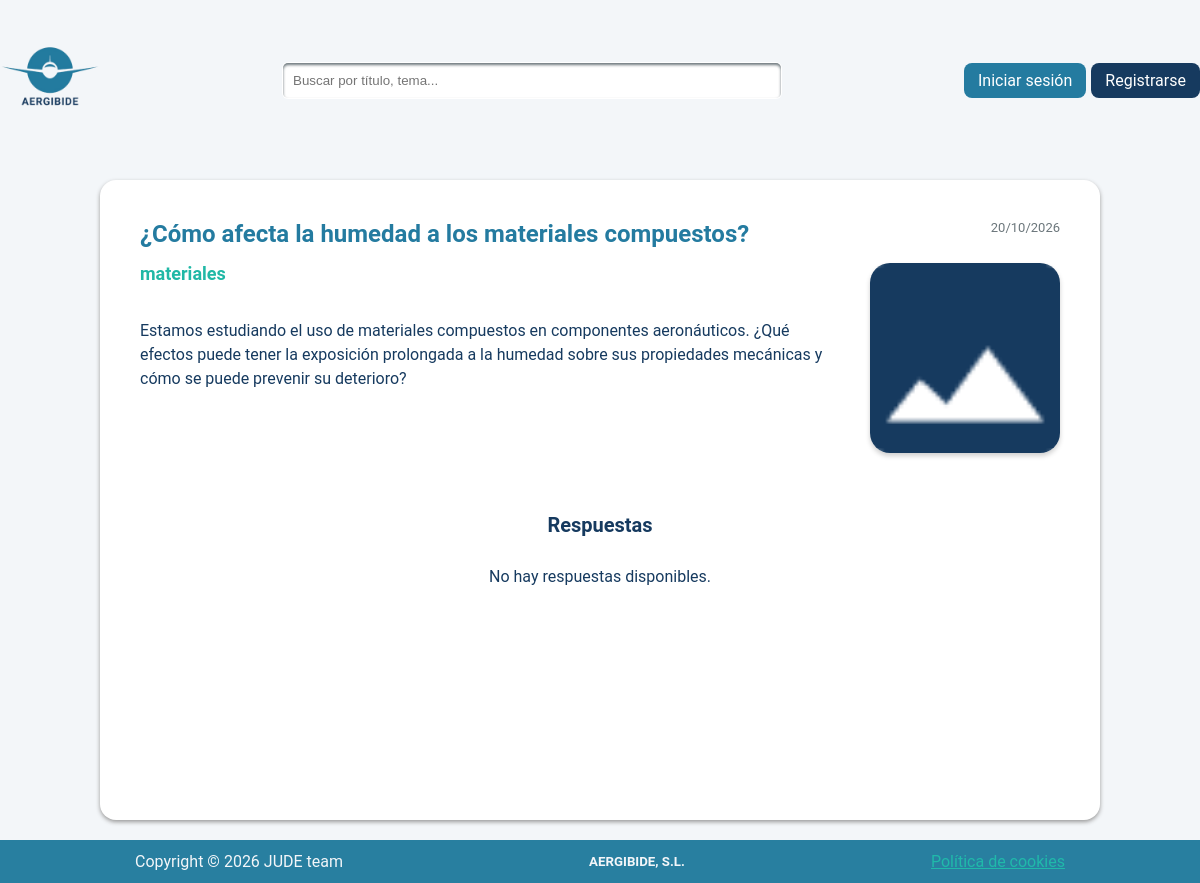
Screenshot of /index.php?controller=PreguntaController&accion=index&id=1 with the database file from the repository.
### tables this page shows
CREATE TABLE preguntas (
    id_pregunta INT AUTO_INCREMENT PRIMARY KEY,
    id_usuario INT NOT NULL,
    titulo VARCHAR(200) NOT NULL,
    descripcion TEXT NOT NULL,
    fecha_creacion DATETIME NOT NULL DEFAULT CURRENT_TIMESTAMP,
    estado ENUM('abierto', 'cerrado') NOT NULL DEFAULT 'abierto',
    tipo ENUM(
        'aerodinamica',
        'materiales',
        'motores',
        'software',
        'procesos',
        'diseño',
        'otros'
    ) NOT NULL DEFAULT 'otros',

    CONSTRAINT fk_preguntas_usuarios
        FOREIGN KEY (id_usuario)
        REFERENCES usuarios(id_usuario)
        ON DELETE CASCADE
);

### controllers/PreguntaController.php (called while the page is built, shortened)
<?php
require_once __DIR__ . '/../models/PreguntaModel.php';
class PreguntaController extends BaseController {
    public function index() {
        $id=$_GET["id"];
        $pregunta=PreguntaModel::getById($id);
        $respuestas=RespuestaModel::getByPreguntaId($id);
        require "views/pregunta.view.php";
    }
}

### Router.php (called while the page is built, shortened)
<?php
class Router {
    public static function dispatch() {
        $controllerName = $_GET['controller'] ?? 'PrincipalController';
        $action = $_GET['accion'] ?? 'index';
        self::loadController($controllerName, $action);
    }
    private static function loadController($controllerName, $action) {
        $controller = new $controllerName();
        $controller->$action();
    }
}

### index.php (called while the page is built)
<?php
require_once 'Router.php';
Router::dispatch();

### models/PreguntaModel.php (called while the page is built, shortened)
<?php
class PreguntaModel {
    public static function getById($id) {
        $db = Database::getConnection();
        $stmt = $db-> prepare("SELECT p.*, a.ruta AS imagen_ruta
                               FROM preguntas p
                               LEFT JOIN adjuntos a ON p.id_pregunta = a.id_pregunta
                               WHERE p.id_pregunta = :id_pregunta");
        $stmt-> execute(['id_pregunta' => $id]);
        return $stmt->fetch(PDO::FETCH_ASSOC);
    }
}

### views/pregunta.view.php (the view, shortened to what this page needs)
<?php include __DIR__ . '/layout/header.php'; ?>
<main class="detallePregunta">
    <?php if (!empty($pregunta)): ?>
    <div class="detalleCabecera">
        <div class="cabecera">
            <h1><?= htmlspecialchars($pregunta['titulo']) ?></h1>
            <p><?= date('d/m/Y', strtotime($pregunta['fecha_creacion'])) ?></p>
        </div>
        <div class="infoPregunta">
            <h2><?= htmlspecialchars($pregunta['tipo']) ?></h2>
            <p><?= htmlspecialchars($pregunta['descripcion']) ?></p>
        </div>
        <?php if (!empty($pregunta['imagen_ruta'])): ?>
            <img class="imagenPregunta"
                 src="<?= htmlspecialchars($pregunta['imagen_ruta']) ?>"
                 alt="Imagen de la pregunta">
        <?php else: ?>
            <img class="imagenPregunta"
                 src="assets/images/SinImagen.png"
                 alt="Imagen por defecto">
        <?php endif; ?>
    </div>
        <section class="respuestas">
            <h2>Respuestas</h2>
            <?php if (!empty($respuestas)): ?>
                <?php foreach ($respuestas as $respuesta): ?>
                    <div class="respuestaCard">
                        <div>
                            <p><?= htmlspecialchars($respuesta['texto']) ?></p>
                        </div>
                        <?php if (!empty($respuesta['imagen_ruta'])): ?>
                            <img
                                src="<?= htmlspecialchars($respuesta['imagen_ruta']) ?>"
                                alt="Imagen de la respuesta">
                        <?php endif; ?>
                    </div>
                <?php endforeach; ?>
            <?php else: ?>
                <p>No hay respuestas disponibles.</p>
            <?php endif; ?>
        </section>
    <?php else: ?>
        <p>La pregunta no existe.</p>
    <?php endif; ?>
</main>
<?php include __DIR__ . '/layout/footer.php'; ?>

### assets/css/principal.css (style rules this page uses)
* { padding: 0; margin: 0; box-sizing: border-box; }
body { background-color: #F3F6F9; font-family: 'Roboto', sans-serif; }
.detallePregunta { background-color: white; padding: 40px; max-width: 1000px; height: 80vh; margin: 20px auto; color: #163A5F; border-radius: 1rem; box-shadow: 0 2px 4px #999; }
.detalleCabecera { display: grid; grid-template-columns: 1fr 190px; column-gap: 35px; row-gap: 15px; margin-bottom: 60px; }
.cabecera { display: flex; justify-content: space-between; align-items: flex-start; grid-column: 1 / 3; }
.cabecera h1 { font-size: 24px; color: #247BA0; }
.cabecera p { color: #6B767B; font-size: 13px; white-space: nowrap; }
.infoPregunta { grid-column: 1; grid-row: 2; }
.infoPregunta h2 { color: #20B8A6; font-size: 18px; margin-bottom: 35px; }
.infoPregunta p { margin-bottom: 15px; line-height: 1.5; overflow-wrap: anywhere; }
.imagenPregunta { grid-column: 2; grid-row: 2; width: 190px; height: 190px; object-fit: cover; border-radius: 20px; box-shadow: 0 3px 5px #00000030; }
.respuestas h2 { text-align: center; font-size: 20px; margin-bottom: 10px; }
.respuestas > p { text-align: center; padding: 20px; }

### rows the page displays
preguntas: titulo "¿Cómo afecta la humedad a los materiales compuestos?", fecha_creacion "20/10/2026", tipo "materiales", descripcion "Estamos estudiando el uso de materiales compuestos en componentes aeronáuticos. ¿Qué efectos puede tener la exposición prolongada a la humedad sobre sus propiedades mecánicas y cómo se puede prevenir su deterioro?"
